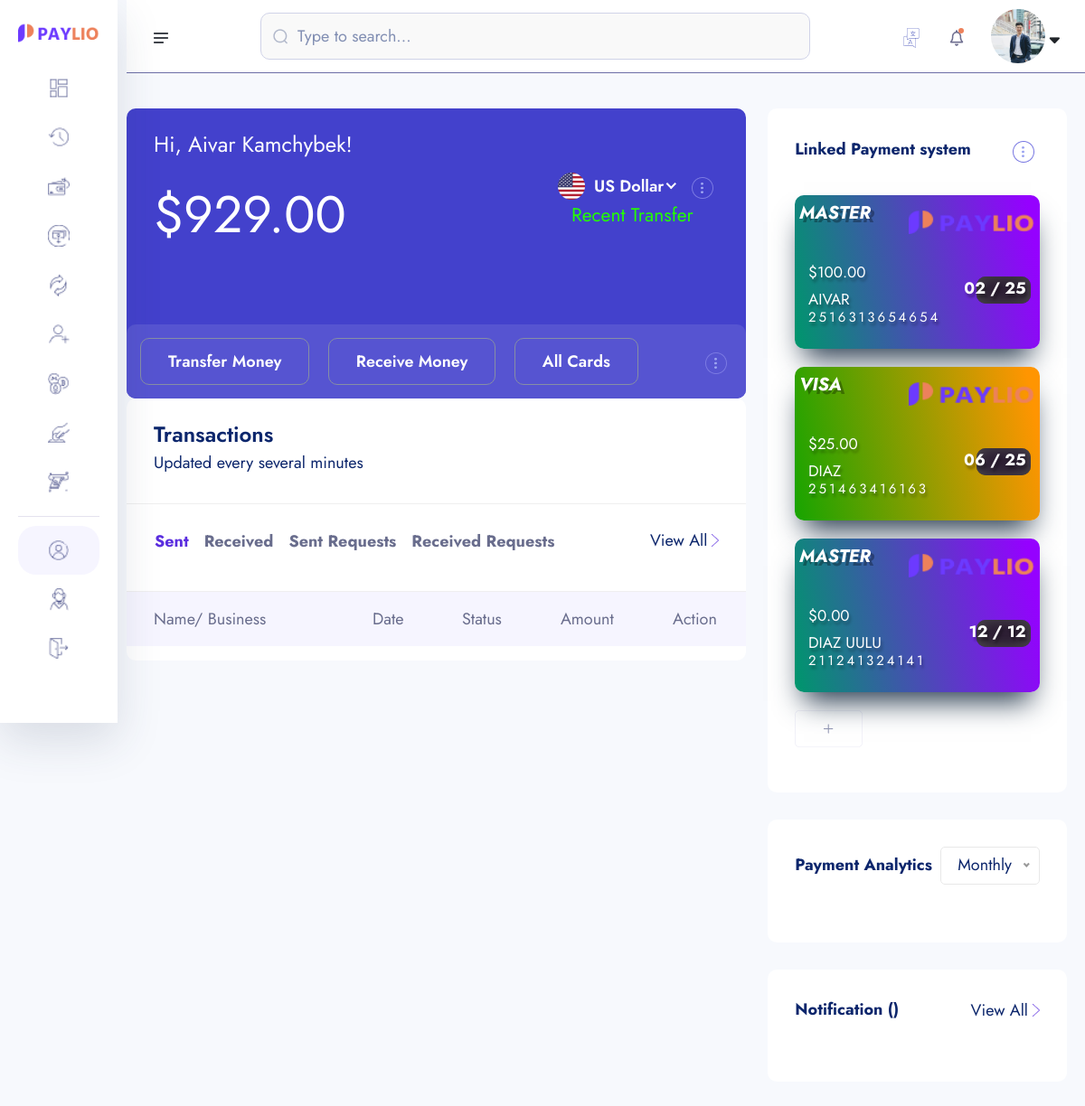
Before: /account/dashboard/ (signed in) with the older database file.
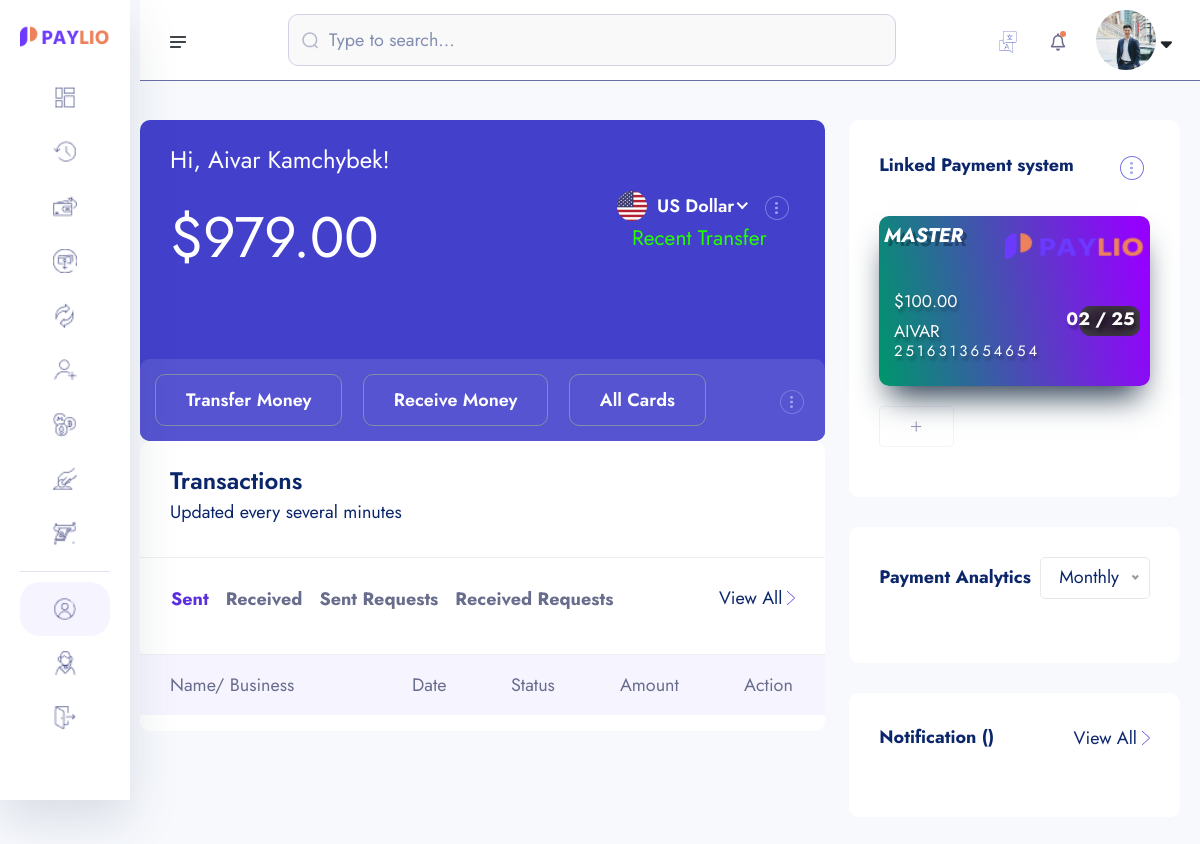
After: the same page with the newer database file.
### account/models.py (models this page shows, shortened)
class Account(models.Model):
    id = models.UUIDField(primary_key=True, unique=True, default=uuid.uuid4, editable=False)
    user =  models.OneToOneField(User, on_delete=models.CASCADE)
    account_balance = models.DecimalField(max_digits=12, decimal_places=2, default=0.00) #123 345 789 102
    account_number = ShortUUIDField(unique=True,length=10, max_length=25, prefix="217", alphabet="1234567890") #2175893745837
    account_id = ShortUUIDField(unique=True,length=7, max_length=25, prefix="DEX", alphabet="1234567890") #2175893745837
    pin_number = ShortUUIDField(unique=True,length=4, max_length=7, alphabet="1234567890") #2737
    red_code = ShortUUIDField(unique=True,length=10, max_length=20, alphabet="abcdefgh1234567890") #2737
    account_status = models.CharField(max_length=100, choices=ACCOUNT_STATUS, default="in-active")
    date = models.DateTimeField(auto_now_add=True)
    kyc_submitted = models.BooleanField(default=False)
    kyc_confirmed = models.BooleanField(default=False)
    recommended_by = models.ForeignKey(User, on_delete=models.DO_NOTHING, blank=True, null=True, related_name="recommended_by")
    class Meta:
        ordering = ['-date']

### core/models.py (models this page shows, shortened)
class CreditCard(models.Model):
    user = models.ForeignKey(User, on_delete=models.CASCADE)
    card_id = ShortUUIDField(unique=True, length=15, max_length=20, prefix="CARD", alphabet="1234567890")
    name = models.CharField(max_length=100)
    number = models.CharField(max_length=15)
    month = models.CharField(max_length=2)
    year = models.CharField(max_length=4)
    cvv = models.IntegerField()
    amount = models.DecimalField(max_digits=12, decimal_places=2, default=0.00)
    card_type = models.CharField(choices=CARD_TYPE, max_length=20, default="master")
    card_status = models.BooleanField(default=True)
    date = models.DateTimeField(auto_now_add=True)

### account/views.py (the view)
# urls.py: path("dashboard/", views.dashboard, name="dashboard"),
def dashboard(request):
    if request.user.is_authenticated:
        try:
            kyc = KYC.objects.get(user=request.user)
        except:
            messages.warning(request, "You need to submit your kyc")
            return redirect("account:kyc-reg")
        account = Account.objects.get(user=request.user)
        credit_card = CreditCard.objects.filter(user=request.user)
        if request.method == "POST":
            form = CreditCardForm(request.POST)
            if form.is_valid():
                new_form = form.save(commit=False)
                new_form.user = request.user
                new_form.save()
                card_id = new_form.card_id
                messages.success(request, "Card Added Successfully.")
                return redirect("account:dashboard")
        else:
                form = CreditCardForm()
    else:
        messages.warning(request, "You need to login to access the dashboard")
        return redirect("userauths:sign-in")
    context = {
        "kyc":kyc,
        "account":account,
        "form":form,
        "credit_card":credit_card,
    }
    return render(request, "account/dashboard.html", context)

### core/forms.py
class CreditCardForm(forms.ModelForm):
    name = forms.CharField(widget=forms. TextInput(attrs={"placeholder":"Card Holder Name"}))
    number = forms.CharField(widget=forms. TextInput(attrs={"placeholder":"Card Number"}))
    month = forms.CharField(widget=forms. TextInput(attrs={"placeholder":"Expiry Month"}))
    year = forms.CharField(widget=forms. TextInput(attrs={"placeholder":"Expiry Month"}))
    cvv = forms.CharField(widget=forms. TextInput(attrs={"placeholder":"CVV"}))
    class Meta:
        model = CreditCard
        fields = ['name', 'number', 'month', 'year', 'cvv', 'card_type']

### templates/account/dashboard.html (shortened to what the changed rows need)
{% extends "partials/dashboard-base.html" %}
{% load static %}
{% load humanize %}
{% block content %}
    <section class="dashboard-section body-collapse">
        <div class="overlay pt-120">
            <div class="container-fruid">
                <div class="row">
                    <div class="col-xl-8 col-lg-7">
                        <div class="section-content">
                            <div class="acc-details">
                                <div class="top-area">
                                    <div class="left-side">
                                        <h5>Hi, {{kyc.full_name|title}}!</h5>
                                        <h2>${{account.account_balance|intcomma}}</h2>
                                    </div>
                                </div>
                            </div>
                            <div class="transactions-area">
                                <div class="tab-content mt-40">
                                    <div class="tab-pane fade show active" id="latest" role="tabpanel" aria-labelledby="latest-tab">
                                        <div class="table-responsive">
                                            <table class="table">
                                                <thead>
                                                    <tr>
                                                        <th scope="col">Name/ Business</th>
                                                        <th scope="col">Date</th>
                                                        <th scope="col">Status</th>
                                                        <th scope="col">Amount</th>
                                                        <th scope="col">Action</th>
                                                    </tr>
                                                </thead>
                                            </table>
                                        </div>
                                    </div>
                                </div>
                            </div>
                        </div>
                    </div>
                    <div class="col-xl-4 col-lg-5">
                        <div class="side-items">
                            <div class="single-item">
                                <div class="row">
                                    {% for c in credit_card %}
                                        <a href="{% url 'core:card-detail' c.card_id %}">
                                            <div class="col-12">
                                                <div class="card__main">
                                                    <div class="{% if c.card_type == 'verve' %}Front_card{% endif %}    {% if c.card_type == 'master' %}masterCard{% endif %}    {% if c.card_type == 'visa' %}visaCard{% endif %}">
                                                    <div class="top_card">
                                                        <span class="visa">{{c.card_type|upper}}</span>
                                                        <div class="logo">
                                                            <img src="{% static 'assets1/images/logo.png' %}" class="logo" alt="logo">
                                                        </div>
                                                    </div>
                                                    <div class="middle_card">
                                                        <span class="chip"></span>
                                                        <div class="card_number">{{c.number}}</div>
                                                    </div>
                                                    <div class="bottom_card">
                                                        <div class="card_info">
                                                        <div class="card_holder_name">${{c.amount|intcomma}}</div>
                                                        <div class="card_holder_name">{{c.name}}</div>
                                                        </div>
                                                        <div class="card_info">
                                                        <div class="card_holder_info">
                                                            <span class="expire_month" >{{c.month}}</span>
                                                            <span class="slash">/</span>
                                                            <span class="expire_year">{{c.year}}</span>
                                                        </div>
                                                        </div>
                                                    </div>
                                                    </div>
                                                    <div class="back_card">
                                                    <div class="top_card">
                                                        <div class="cvc_strip">
                                                        <span class="cvc_number">000</span>
                                                        </div>
                                                    </div>
                                                    <div class="bottom_card">
                                                        <div class="flex">
                                                        <div class="logo1">
                                                        </div>
                                                        </div>
                                                    </div>
                                                    </div>
                                                </div>
                                            </div>
                                        </a>
                                    {% endfor %}
                                </div>
                            </div>
                        </div>
                    </div>
                </div>
            </div>
        </div>
    </section>
    {% endblock content %}

Changed rows visible on the page:
removed CreditCard: card_type "VISA", number "251463416163", amount "25.00", name "DIAZ", month "06", year "25"
removed CreditCard: card_type "MASTER", number "211241324141", amount "0.00", name "DIAZ UULU", month "12", year "12"
changed Account: account_balance "929.00" → "979.00"
